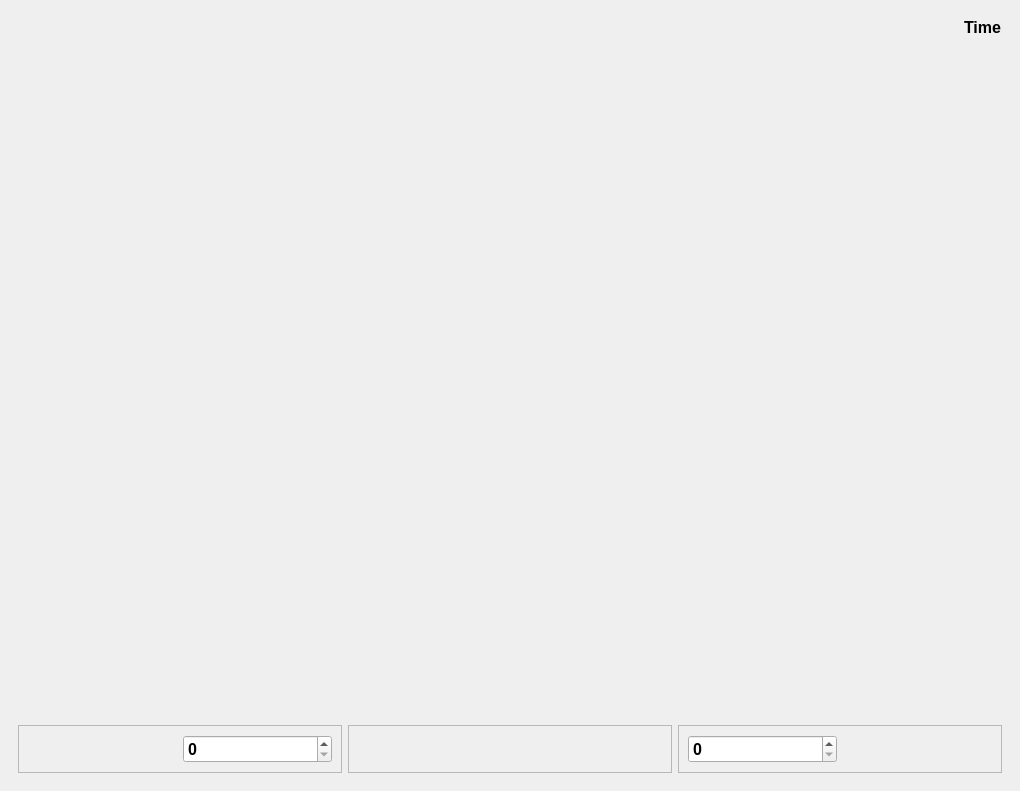
<?xml version="1.0" encoding="UTF-8"?>
<ui version="4.0">
 <class>MainWindow</class>
 <widget class="QMainWindow" name="MainWindow">
  <property name="geometry">
   <rect>
    <x>0</x>
    <y>0</y>
    <width>1020</width>
    <height>791</height>
   </rect>
  </property>
  <property name="font">
   <font>
    <family>Segoe UI</family>
    <pointsize>12</pointsize>
    <weight>75</weight>
    <bold>true</bold>
   </font>
  </property>
  <property name="windowTitle">
   <string>MainWindow</string>
  </property>
  <widget class="QWidget" name="central_widget">
   <property name="sizePolicy">
    <sizepolicy hsizetype="Preferred" vsizetype="Preferred">
     <horstretch>0</horstretch>
     <verstretch>0</verstretch>
    </sizepolicy>
   </property>
   <property name="minimumSize">
    <size>
     <width>1020</width>
     <height>0</height>
    </size>
   </property>
   <property name="autoFillBackground">
    <bool>true</bool>
   </property>
   <layout class="QVBoxLayout" name="verticalLayout_4">
    <item>
     <widget class="QWidget" name="status_widget" native="true">
      <property name="font">
       <font>
        <family>Segoe UI</family>
        <pointsize>12</pointsize>
        <weight>75</weight>
        <bold>true</bold>
       </font>
      </property>
      <layout class="QHBoxLayout" name="horizontalLayout_2">
       <item alignment="Qt::AlignRight">
        <widget class="QLabel" name="hour_label">
         <property name="text">
          <string>Time</string>
         </property>
        </widget>
       </item>
      </layout>
     </widget>
    </item>
    <item>
     <widget class="QStackedWidget" name="main_widget">
      <property name="font">
       <font>
        <family>Segoe UI</family>
        <pointsize>18</pointsize>
        <weight>75</weight>
        <bold>true</bold>
       </font>
      </property>
      <property name="currentIndex">
       <number>5</number>
      </property>
      <widget class="QWidget" name="hmi_widget">
       <layout class="QGridLayout" name="gridLayout_7">
        <item row="0" column="0">
         <widget class="QFrame" name="hmi">
          <layout class="QGridLayout" name="gridLayout">
           <item row="0" column="0">
            <widget class="AnalogGaugeWidget" name="speed_gauge" native="true">
             <property name="sizePolicy">
              <sizepolicy hsizetype="Expanding" vsizetype="Expanding">
               <horstretch>0</horstretch>
               <verstretch>0</verstretch>
              </sizepolicy>
             </property>
            </widget>
           </item>
           <item row="0" column="1">
            <widget class="AnalogGaugeWidget" name="rpm_gauge" native="true">
             <property name="sizePolicy">
              <sizepolicy hsizetype="Expanding" vsizetype="Expanding">
               <horstretch>0</horstretch>
               <verstretch>0</verstretch>
              </sizepolicy>
             </property>
            </widget>
           </item>
           <item row="1" column="0" colspan="2">
            <widget class="QWidget" name="state_of_charge" native="true">
             <property name="sizePolicy">
              <sizepolicy hsizetype="Expanding" vsizetype="Expanding">
               <horstretch>0</horstretch>
               <verstretch>0</verstretch>
              </sizepolicy>
             </property>
            </widget>
           </item>
          </layout>
         </widget>
        </item>
       </layout>
      </widget>
      <widget class="QWidget" name="apps_widget">
       <property name="font">
        <font>
         <family>Segoe UI</family>
         <pointsize>18</pointsize>
         <weight>75</weight>
         <bold>true</bold>
        </font>
       </property>
       <layout class="QVBoxLayout" name="verticalLayout" stretch="0">
        <property name="spacing">
         <number>10</number>
        </property>
        <item>
         <widget class="QFrame" name="apps">
          <property name="font">
           <font>
            <family>Segoe UI</family>
            <pointsize>18</pointsize>
            <weight>75</weight>
            <bold>true</bold>
           </font>
          </property>
          <layout class="QGridLayout" name="apps_frame">
           <property name="sizeConstraint">
            <enum>QLayout::SetDefaultConstraint</enum>
           </property>
           <property name="topMargin">
            <number>1</number>
           </property>
           <property name="bottomMargin">
            <number>1</number>
           </property>
           <property name="verticalSpacing">
            <number>7</number>
           </property>
           <item row="0" column="1">
            <widget class="QPushButton" name="map_button">
             <property name="text">
              <string>Maps </string>
             </property>
             <property name="icon">
              <iconset resource="resources/resources.qrc">
               <normaloff>:/icons/location.png</normaloff>:/icons/location.png</iconset>
             </property>
             <property name="iconSize">
              <size>
               <width>80</width>
               <height>80</height>
              </size>
             </property>
             <property name="flat">
              <bool>true</bool>
             </property>
            </widget>
           </item>
           <item row="1" column="1">
            <widget class="QPushButton" name="rear_camera">
             <property name="text">
              <string>Camera </string>
             </property>
             <property name="icon">
              <iconset resource="resources/resources.qrc">
               <normaloff>:/icons/camera.png</normaloff>:/icons/camera.png</iconset>
             </property>
             <property name="iconSize">
              <size>
               <width>80</width>
               <height>80</height>
              </size>
             </property>
             <property name="flat">
              <bool>true</bool>
             </property>
            </widget>
           </item>
           <item row="2" column="0">
            <widget class="QPushButton" name="music_button">
             <property name="text">
              <string>Music </string>
             </property>
             <property name="icon">
              <iconset resource="resources/resources.qrc">
               <normaloff>:/icons/music.png</normaloff>:/icons/music.png</iconset>
             </property>
             <property name="iconSize">
              <size>
               <width>80</width>
               <height>80</height>
              </size>
             </property>
             <property name="flat">
              <bool>true</bool>
             </property>
            </widget>
           </item>
           <item row="0" column="0">
            <widget class="QPushButton" name="phone_button">
             <property name="enabled">
              <bool>true</bool>
             </property>
             <property name="sizeIncrement">
              <size>
               <width>0</width>
               <height>0</height>
              </size>
             </property>
             <property name="font">
              <font>
               <family>Segoe UI</family>
               <pointsize>18</pointsize>
               <weight>75</weight>
               <italic>false</italic>
               <bold>true</bold>
               <underline>false</underline>
              </font>
             </property>
             <property name="cursor">
              <cursorShape>ArrowCursor</cursorShape>
             </property>
             <property name="text">
              <string>Phone </string>
             </property>
             <property name="icon">
              <iconset resource="resources/resources.qrc">
               <normaloff>:/icons/phone-call.png</normaloff>:/icons/phone-call.png</iconset>
             </property>
             <property name="iconSize">
              <size>
               <width>80</width>
               <height>80</height>
              </size>
             </property>
             <property name="autoDefault">
              <bool>true</bool>
             </property>
             <property name="default">
              <bool>false</bool>
             </property>
             <property name="flat">
              <bool>true</bool>
             </property>
            </widget>
           </item>
           <item row="1" column="0">
            <widget class="QPushButton" name="gauge_button">
             <property name="text">
              <string>Gauge </string>
             </property>
             <property name="icon">
              <iconset resource="resources/resources.qrc">
               <normaloff>:/icons/manometer.png</normaloff>:/icons/manometer.png</iconset>
             </property>
             <property name="iconSize">
              <size>
               <width>80</width>
               <height>80</height>
              </size>
             </property>
             <property name="flat">
              <bool>true</bool>
             </property>
            </widget>
           </item>
           <item row="2" column="1">
            <widget class="QPushButton" name="radio_button">
             <property name="text">
              <string>Radio </string>
             </property>
             <property name="icon">
              <iconset resource="resources/resources.qrc">
               <normaloff>:/icons/voice-recorder.png</normaloff>:/icons/voice-recorder.png</iconset>
             </property>
             <property name="iconSize">
              <size>
               <width>80</width>
               <height>80</height>
              </size>
             </property>
             <property name="flat">
              <bool>true</bool>
             </property>
            </widget>
           </item>
          </layout>
         </widget>
        </item>
       </layout>
      </widget>
      <widget class="QWidget" name="map_widget">
       <property name="maximumSize">
        <size>
         <width>998</width>
         <height>610</height>
        </size>
       </property>
       <layout class="QHBoxLayout" name="horizontalLayout_6">
        <item>
         <layout class="QHBoxLayout" name="maps_layout"/>
        </item>
       </layout>
      </widget>
      <widget class="QWidget" name="camera_widget">
       <widget class="QStackedWidget" name="rear_stackedWidget">
        <property name="geometry">
         <rect>
          <x>20</x>
          <y>70</y>
          <width>921</width>
          <height>521</height>
         </rect>
        </property>
        <property name="currentIndex">
         <number>1</number>
        </property>
        <widget class="QWidget" name="front_cameraWidget"/>
        <widget class="QWidget" name="rear_cameraWidget"/>
       </widget>
       <widget class="QPushButton" name="change_cameraButton">
        <property name="geometry">
         <rect>
          <x>380</x>
          <y>10</y>
          <width>211</width>
          <height>51</height>
         </rect>
        </property>
        <property name="text">
         <string>Change View</string>
        </property>
       </widget>
      </widget>
      <widget class="QWidget" name="music_widget">
       <property name="minimumSize">
        <size>
         <width>0</width>
         <height>618</height>
        </size>
       </property>
       <layout class="QGridLayout" name="gridLayout_2">
        <item row="0" column="0">
         <layout class="QGridLayout" name="music_box"/>
        </item>
       </layout>
      </widget>
      <widget class="QWidget" name="phone_widget">
       <layout class="QGridLayout" name="gridLayout_4">
        <item row="0" column="0">
         <layout class="QGridLayout" name="phone_box"/>
        </item>
       </layout>
      </widget>
      <widget class="QWidget" name="radio_widget">
       <layout class="QHBoxLayout" name="horizontalLayout_11">
        <item>
         <layout class="QGridLayout" name="radio_box"/>
        </item>
       </layout>
      </widget>
     </widget>
    </item>
    <item>
     <widget class="QWidget" name="menu_widget" native="true">
      <property name="sizePolicy">
       <sizepolicy hsizetype="Preferred" vsizetype="Preferred">
        <horstretch>0</horstretch>
        <verstretch>0</verstretch>
       </sizepolicy>
      </property>
      <property name="minimumSize">
       <size>
        <width>0</width>
        <height>0</height>
       </size>
      </property>
      <property name="font">
       <font>
        <family>Segoe UI</family>
        <pointsize>12</pointsize>
        <weight>75</weight>
        <bold>true</bold>
       </font>
      </property>
      <layout class="QHBoxLayout" name="horizontalLayout">
       <item>
        <widget class="QFrame" name="frame_2">
         <property name="frameShape">
          <enum>QFrame::StyledPanel</enum>
         </property>
         <property name="frameShadow">
          <enum>QFrame::Raised</enum>
         </property>
         <layout class="QHBoxLayout" name="horizontalLayout_4">
          <item>
           <layout class="QHBoxLayout" name="horizontalLayout_7">
            <item>
             <widget class="QPushButton" name="volume_button">
              <property name="sizePolicy">
               <sizepolicy hsizetype="Minimum" vsizetype="Preferred">
                <horstretch>0</horstretch>
                <verstretch>0</verstretch>
               </sizepolicy>
              </property>
              <property name="text">
               <string/>
              </property>
              <property name="icon">
               <iconset resource="resources/resources.qrc">
                <normaloff>:/icons/volume-up.png</normaloff>:/icons/volume-up.png</iconset>
              </property>
              <property name="iconSize">
               <size>
                <width>30</width>
                <height>30</height>
               </size>
              </property>
              <property name="flat">
               <bool>true</bool>
              </property>
             </widget>
            </item>
            <item>
             <widget class="QSpinBox" name="ac_left_button">
              <property name="sizePolicy">
               <sizepolicy hsizetype="Minimum" vsizetype="Preferred">
                <horstretch>0</horstretch>
                <verstretch>0</verstretch>
               </sizepolicy>
              </property>
             </widget>
            </item>
           </layout>
          </item>
         </layout>
        </widget>
       </item>
       <item>
        <widget class="QFrame" name="frame">
         <property name="frameShape">
          <enum>QFrame::StyledPanel</enum>
         </property>
         <property name="frameShadow">
          <enum>QFrame::Raised</enum>
         </property>
         <layout class="QHBoxLayout" name="horizontalLayout_3">
          <item>
           <layout class="QHBoxLayout" name="horizontalLayout_8">
            <item>
             <widget class="QPushButton" name="menu_button">
              <property name="sizePolicy">
               <sizepolicy hsizetype="Preferred" vsizetype="Preferred">
                <horstretch>0</horstretch>
                <verstretch>0</verstretch>
               </sizepolicy>
              </property>
              <property name="text">
               <string/>
              </property>
              <property name="icon">
               <iconset resource="resources/resources.qrc">
                <normaloff>:/icons/menu.png</normaloff>:/icons/menu.png</iconset>
              </property>
              <property name="iconSize">
               <size>
                <width>30</width>
                <height>30</height>
               </size>
              </property>
              <property name="flat">
               <bool>true</bool>
              </property>
             </widget>
            </item>
           </layout>
          </item>
         </layout>
        </widget>
       </item>
       <item>
        <widget class="QFrame" name="frame_3">
         <property name="frameShape">
          <enum>QFrame::StyledPanel</enum>
         </property>
         <property name="frameShadow">
          <enum>QFrame::Raised</enum>
         </property>
         <layout class="QHBoxLayout" name="horizontalLayout_5">
          <item>
           <layout class="QHBoxLayout" name="horizontalLayout_10">
            <item>
             <widget class="QSpinBox" name="ac_right_button">
              <property name="sizePolicy">
               <sizepolicy hsizetype="Preferred" vsizetype="Preferred">
                <horstretch>0</horstretch>
                <verstretch>0</verstretch>
               </sizepolicy>
              </property>
             </widget>
            </item>
            <item>
             <widget class="QPushButton" name="settings_button">
              <property name="sizePolicy">
               <sizepolicy hsizetype="Preferred" vsizetype="Preferred">
                <horstretch>0</horstretch>
                <verstretch>0</verstretch>
               </sizepolicy>
              </property>
              <property name="text">
               <string/>
              </property>
              <property name="icon">
               <iconset resource="resources/resources.qrc">
                <normaloff>:/icons/setting.png</normaloff>:/icons/setting.png</iconset>
              </property>
              <property name="iconSize">
               <size>
                <width>30</width>
                <height>30</height>
               </size>
              </property>
              <property name="flat">
               <bool>true</bool>
              </property>
             </widget>
            </item>
           </layout>
          </item>
         </layout>
        </widget>
       </item>
      </layout>
     </widget>
    </item>
   </layout>
  </widget>
 </widget>
 <customwidgets>
  <customwidget>
   <class>AnalogGaugeWidget</class>
   <extends>QWidget</extends>
   <header location="global">AnalogGaugeWidget.h</header>
   <container>1</container>
  </customwidget>
 </customwidgets>
 <tabstops>
  <tabstop>music_button</tabstop>
  <tabstop>radio_button</tabstop>
  <tabstop>gauge_button</tabstop>
  <tabstop>map_button</tabstop>
  <tabstop>rear_camera</tabstop>
  <tabstop>phone_button</tabstop>
 </tabstops>
 <resources>
  <include location="resources/resources.qrc"/>
 </resources>
 <connections/>
</ui>
